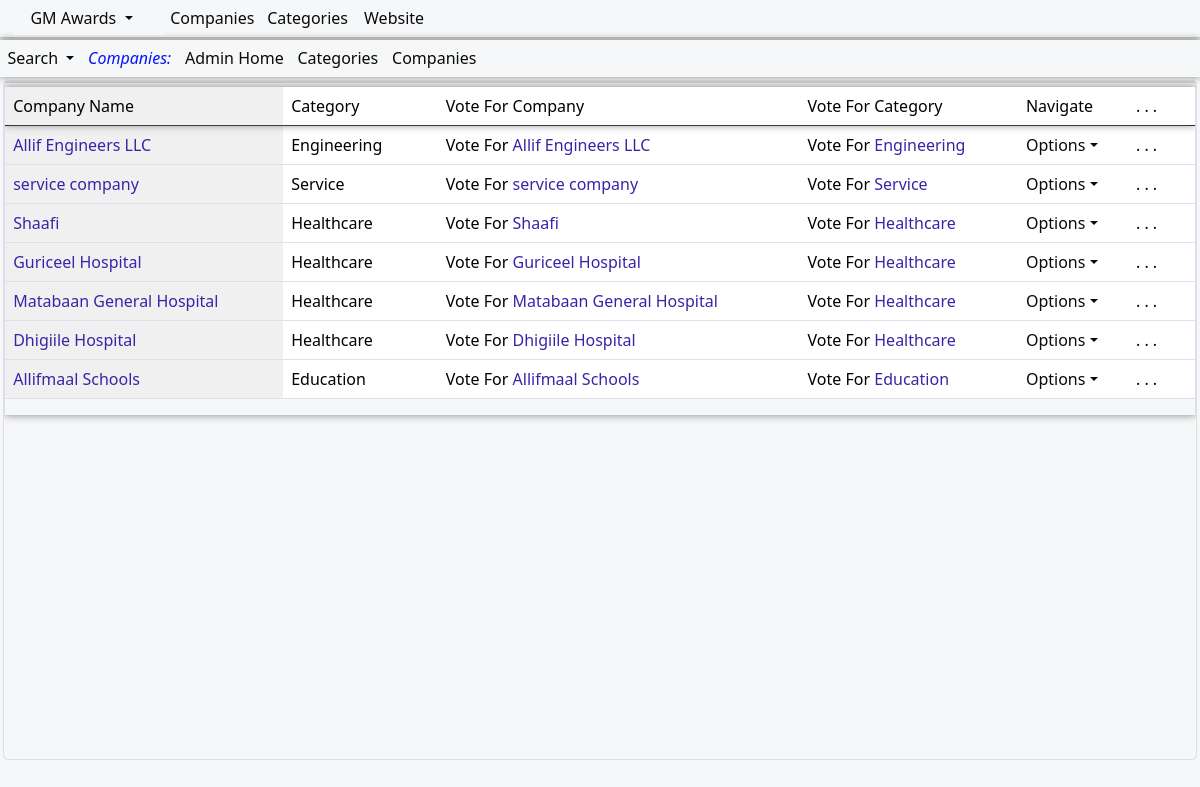
The app's page /Companies/ (signed in) with its own data.
### awards/models.py (models this page shows, shortened)
class CompaniesModel(models.Model):
    name= models.CharField(max_length=100,blank=False,null=True,unique=True)
    category = models.ForeignKey(CategoriesModel, on_delete=models.PROTECT, related_name='categores',null=False,blank=False)
    comments= models.CharField(null=True, blank=True, max_length=30,default="No Comments")
    date=models.DateField(blank=True,null=True,auto_now_add=True)
    votes=models.IntegerField(blank=True,null=True,default=0)
    voter= models.ManyToManyField(User,related_name='votersusers',blank=True)
    add_date = models.DateField(null=True, blank=True)

class CategoriesModel(models.Model):
    name= models.CharField(max_length=30,blank=False,null=True)
    comments= models.CharField(null=True, blank=True, max_length=30)
    date=models.DateField(blank=True,null=True,auto_now_add=True)
    voter= models.ManyToManyField(User,related_name='votercategories',blank=True)
    votes=models.IntegerField(blank=True,null=True,default=0)
    def __str__(self):
        return str(self.name)

### awards/views.py (the view)
# urls.py: path('Companies/', views.companies, name="companies"),
@login_required(login_url='loginapp:userLoginPage')
def companies(request):
    try:
        title="Companies"
        logged_user=request.user
        allifqueryset=CompaniesModel.objects.all()
        user_is_admin_owner=False
        if logged_user.user_category=="owner" or logged_user.user_category=="admin":
            user_is_admin_owner=True
        else:
            user_is_admin_owner=False
        context = {
            "title":title,
            "allifqueryset":allifqueryset,
            "logged_user":logged_user,
            "user_is_admin_owner":user_is_admin_owner,
        }
        return render(request,'awards/companies/companies.html',context)
    except Exception as ex:
        error_context={'error_message': ex,}
        return render(request,'awards/error/error.html',error_context)

### awards/templates/awards/companies/companies.html (shortened to what this page needs)
{% extends 'awards/base/uimainbase/allifmaaluibase_public.html'%}
{% load humanize %}
{% block body %}
<div class="allifmaal-main-container">
<div class="card-header">
  <div class="row mt-12" >
  <div class="col-md-12">
  <div class="container-fluid amel-content-header">
    <div class="dropdown allifmaal-content-dropdown">
      <a class="dropdown-toggle" type="button" id="dropdownMenuButton1" data-bs-toggle="dropdown" aria-expanded="false">
      Search
      </a>
    </div>
    <a class="amel-table-list-identifier">Companies:</a>
    {% if logged_user.is_superuser %}
    <a href="{% url 'awards:allifAdminHome' %}">Admin Home</a>
    {% elif logged_user.user_category == "owner" %}
    <a href="{% url 'awards:home' %}">GMA Home</a>
    {% endif %}
    <a href="{% url 'awards:categories' %}">Categories</a>
    <a href="{% url 'awards:companies' %}">Companies</a>
  </div>
    </div>
    </div>
  </div>
  <div class="allifmaincontainer">
    <div class="row mt-12">
      <div class="delete-confirmation-header">
      </div>
      <div class="col-md-12">
      <div class="allif-scroll-table">
        <div class="table-responsive allif-full-table">
        <table class="table table-layout">
          <thead>
            <tr class="allif-table-header-row">
            <td class="allif-fix-table-col">Company Name</td>
            <td>Category</td>
            {% if user_is_admin_owner == True %}
            <td>Votes Gained</td>
              {% else %}
             <td></td>
              {% endif %}
            <td>Vote For Company</td>
            <td>Vote For Category</td>
            <td>Navigate</td>
            <td> . . . </td>
            <td></td>
            </tr>
            </thead>
            <tbody class="allif-table-body">
            {% for item in allifqueryset %}
            <tr data-id="{{item.id}}">
              <td class="allif-fix-table-col"><a class="allif-table-links" href="{% url 'awards:companyDetails' item.id %}">{{item.name}}</a></td>
              <td>
                {{item.category}}
              </td>
              {% if user_is_admin_owner == True %}
              <td>{{item.votes|floatformat:2|intcomma}}</td>
                {% else %}
               <td></td>
                {% endif %}
              <td>Vote For <a class="allif-table-links" href="{% url 'awards:voteForCompany' item.id %}">{{item.name}}</a></td>
              <td>Vote For <a class="allif-table-links" href="{% url 'awards:votecategory' item.category.id %}">{{item.category}}</a></td>
            <td>
              <div class="dropdown allifmaal-content-dropdown">
                <a href="#" onclick="showDropdown(event, this)" class="dropdown-toggle dropdown-item" type="button" id="dropdownMenuButton1" data-bs-toggle="dropdown" aria-expanded="false">Options</a>
              </div>
            </td>
           <td> . . . </td>
           <td></td>
        </tr>
        {% endfor %}
          </tbody>
        </table>
        </div>
       </div>
    </div>
    </div>
</div>
</div>
  {% endblock %}

### static/allifapperp/css/navbars/sidetopnavbars.css (style rules this page uses)
:root { --main-background-color: #F6F7F8; --main-text-font-size:1em; --main-font-type:system-ui,Helvetica, sans-serif,sans-serif,Arial,-apple-system, BlinkMacSystemFont, 'Segoe UI', Roboto, Oxygen, Ubuntu, Cantarell, 'Open Sans', 'Helvetica Neue'; --main-green-color:#07891c; --main-blue-color:#3d22a7; --main-black-color:#0a0a0a; --main-table-links-color:#04010f; --main-red-color:#bd0303; --links-on-hover-text-color:#3a0bf7; --button-on-hover-color:#eeeeee; --box-shadow-specs:0em 0em 0.5em #858585; --bottom-border-line:1px solid #dfdede; --padding-spec:0.3em 0.3em 0.3em 0.3em; }
* { font-family: var(--main-font-type); }

### static/allifapperp/css/body/mainbodyui.css (style rules this page uses)
:root { --main-background-color: #F6F7F8; --main-text-font-size:1em; --headings-font-size:1.2em; --main-font-type:system-ui,Helvetica, sans-serif,sans-serif,Arial,-apple-system, BlinkMacSystemFont, 'Segoe UI', Roboto, Oxygen, Ubuntu, Cantarell, 'Open Sans', 'Helvetica Neue'; --main-green-color:#07891c; --main-blue-color:#3d22a7; --main-black-color:#0a0a0a; --main-table-links-color:#04010f; --main-red-color:#bd0303; --links-on-hover-text-color:#3a0bf7; --button-on-hover-color:#eeeeee; --box-shadow-specs:0em 0em 0.5em #858585; --bottom-border-line:1px solid #dfdede; --padding-spec:0.3em 0.3em 0.3em 0.3em; --btn-hover-bg-color:#eee; --table-list-identifier:#0314f8; --main-border-line:1px solid #18b703; --main-delete-color-background:#e17639; --main-white-color:#fff; --main-content-spacer-margins: 5px 2px 3px 4px; --main-spacer-height:2px; --main-width:100%; --main-border-radius:3px; --main-fixed-col-bg-clr:#f0f0f0; }
* { font-family: var(--main-font-type); }
::placeholder { text-align: center; }
.allifmaal-ui-body { background-color: var(--main-background-color); font-size: var(--main-text-font-size); opacity: 1; position:sticky; text-align: left; max-width: 100%; max-height: 100%; overflow-y: hidden; overflow-x: hidden; top:0em; margin: 0px; }
.amel-content-header { background-color:var(--main-background-color); padding: 0.1em; box-shadow: var(--box-shadow-specs); position:relative; margin-top: 0.2em; }
.amel-content-header a { color: var(--main-black-color); font-family: var(--main-font-type); float: none; display: inline-block; text-align: left; padding:var(--padding-spec); text-decoration: none; font-size: var(--main-text-font-size); border: none; background-color:var(--main-background-color); font-weight:normal; }
a.amel-table-list-identifier { color: var(--table-list-identifier); font-style: italic; }
.allifmaal-content-dropdown { overflow: auto; margin-left: 1px; display: inline; }
.allifmaal-main-container { background-color: var(--main-background-color); }
.allifmaincontainer { margin: 0.2em; border: var(--bottom-border-line); overflow-y: auto; overflow-x: hidden; border-radius: 0.3em; min-width: min-content; max-width: 100%; min-height: 80vh; max-height: 90vh; margin-bottom: 1em; height: 85vh; margin-right: 0.2em; }
.delete-confirmation-header { text-align: center; padding: 0.1em 0.5em 0.1em 0.1em; font-family: var(--main-font-type); box-shadow: var(--box-shadow-specs); margin-top: 0.1em; font-size:var(--headings-font-size); background-color:var(--main-background-color); color: var(--main-red-color); width: 100%; align-items: center; display: flex; justify-content: center; }
a:link { text-decoration: none; }
table * { font-family: var(--main-font-type); color:var(--main-black-color); }
.allif-scroll-table { display: grid; width: 100%; max-width: 100%; height: auto; max-height: 80vh; margin-left: 0px; margin-right: 0px; border-left: 0.05em solid #ddddfa; border-right: 0.05em solid #ddddfa; border-radius: 0.1em; background-color: var(--main-background-color); margin-bottom: 1em; box-shadow: 0em 0em 0.5em #858585; }
.allif-scroll-table thead tr { position: sticky; top: 0px; color: var(--main-black-color); background-color: var(--main-background-color); }
td, th { width:auto; min-width:auto; max-width: 100%; word-wrap: break-word; word-break: break-all; text-overflow: ellipsis; white-space: nowrap; }
.allif-full-table { height: auto; max-height: 80vh; overflow: auto; overflow-x: scroll; overflow-y: auto; }
.allif-fix-table-col { position:sticky; width: auto; }
.allif-fix-table-col:first-child { left:0; width:auto; min-width:auto; background-color: var(--main-fixed-col-bg-clr); }
.allif-table-header-row { box-shadow: 0em 0em 0.5em #858585; border: none; z-index: 1; }
.table-layout tbody.allif-table-body { border-top: none; }
a.allif-table-links { color: var(--main-blue-color); }

### records on screen
CompaniesModel: name "Allif Engineers LLC", category "Engineering"
CompaniesModel: name "service company", category "Service"
CompaniesModel: name "Shaafi", category "Healthcare"
CompaniesModel: name "Guriceel Hospital", category "Healthcare"
CompaniesModel: name "Matabaan General Hospital", category "Healthcare"
CompaniesModel: name "Dhigiile Hospital", category "Healthcare"
CompaniesModel: name "Allifmaal Schools", category "Education"
